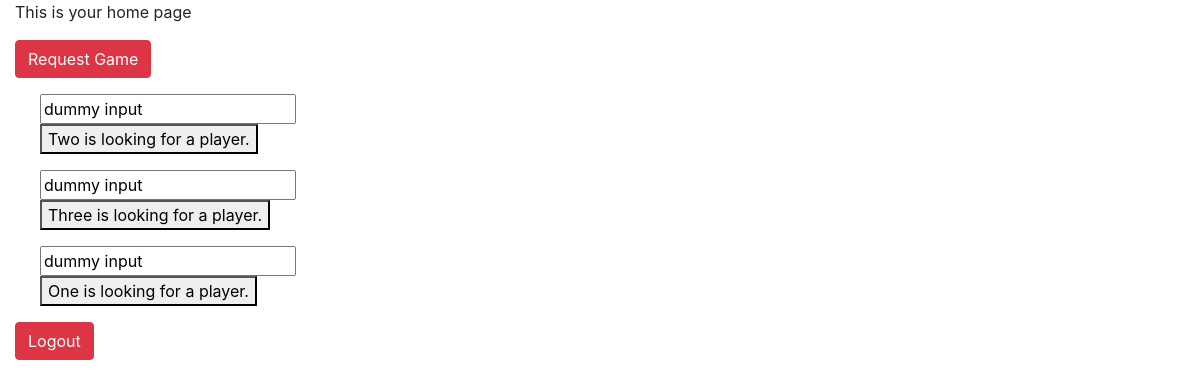
Screenshot of / (signed in) with the database file from the repository.
### games/models.py (models this page shows, shortened)
class Match(models.Model):
    player1 = models.ForeignKey(
        User,
        on_delete = models.CASCADE,
        related_name = 'player1',
    )
    player2 = models.ForeignKey(
        User,
        on_delete = models.CASCADE,
        related_name = 'player2',
    )
    creator = models.ForeignKey(
        User,
        default = 1,
        on_delete = models.CASCADE,
        related_name = 'creator',
    )
    PLAYER_1_WINS = models.BooleanField(default = False)
    WAITING_FOR_2ND_PLAYER = models.BooleanField(default = False)

### games/views.py (the view, shortened to what this page needs)
# urls.py: path('', views.home, name='home'),
def home(request):
    if request.user.is_authenticated:
        loggedIn = True;
        print("loggedIn = True")
    else:
        loggedIn = False;
        print("loggedIn = False")
    allMatches = Match.objects.all()
    allProfiles = Profile.objects.all() #like a list
    context = {'allMatches': allMatches,
    'allProfiles': allProfiles,
    'loggedIn': loggedIn,
    }
    return render(request, 'games/index.html', context)

### games/templates/games/index.html (shortened to what this page needs)
<head>
  <link rel="stylesheet" href="https://maxcdn.bootstrapcdn.com/bootstrap/4.5.2/css/bootstrap.min.css">
</head>
<body>
<div class="container-fluid">
  <p>This is your home page</p>
</div>
{% if loggedIn %}
<div class="container-fluid">
  <form action = "game/" method="post">
    <button type="submit" class="btn btn-danger" name="request_game">Request Game</button>
  </form>
</div>
<ul>
{% for match in allMatches %}
  {% if match.WAITING_FOR_2ND_PLAYER%}
    <form action="game/" method="post">
      <input type="text" name="dummy" value="dummy input"><br>
      <button type="submit" name="button">
        {{match.creator.username}} is looking for a player.
      </button>
    </form>
  {% endif %}
{% endfor %}
</ul>
<div class="container-fluid">
  <form method="post">
    <button type="submit" class="btn btn-danger" name="logout">Logout</button>
  </form>
</div>
{% endif %}
</body>

### rows the page displays
Match: creator.username "Two"
Match: creator.username "Three"
Match: creator.username "One"
